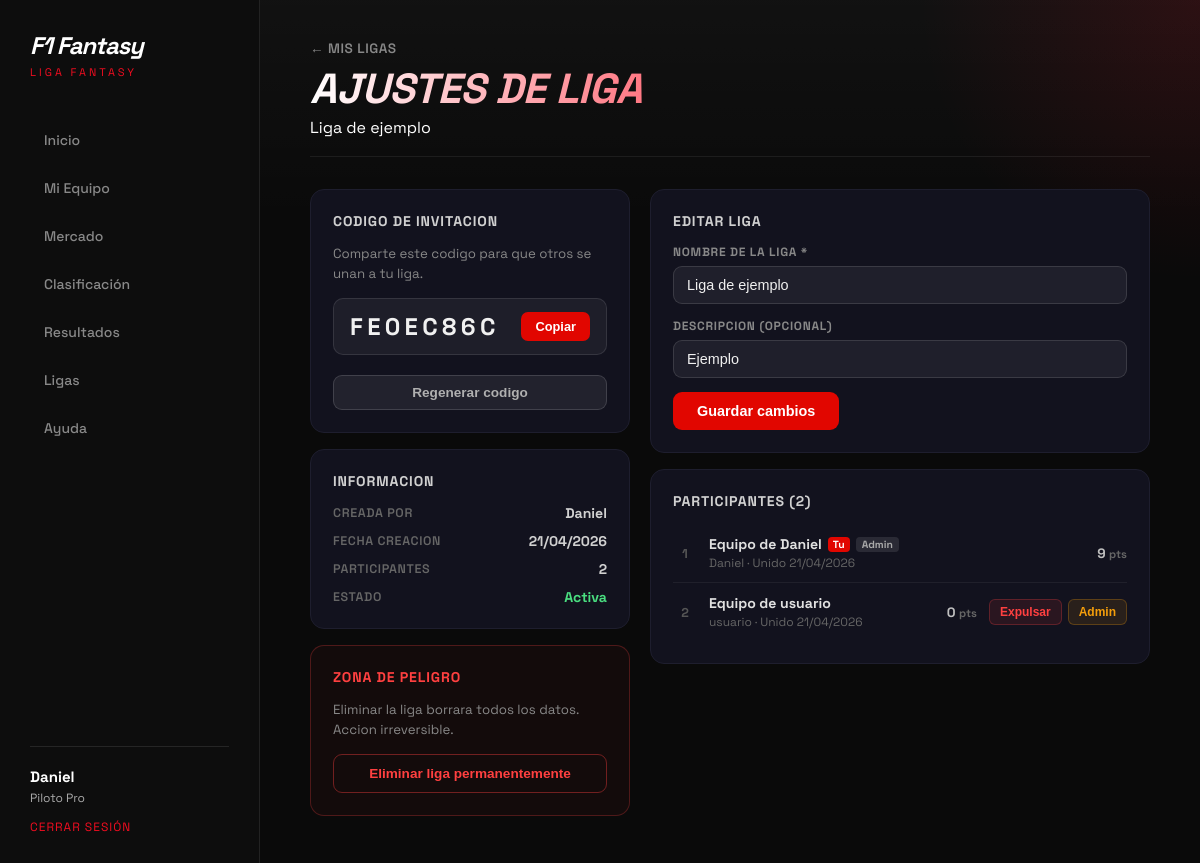
Page /ajustes_liga.php?liga=1 (signed in) on the committed database.
### tables this page shows
CREATE TABLE `ligas` (
  `id_liga` int NOT NULL,
  `nombre` varchar(100) NOT NULL,
  `descripcion` varchar(255) DEFAULT NULL,
  `codigo_invitacion` varchar(10) NOT NULL,
  `id_creador` int NOT NULL COMMENT 'id_usuario del creador',
  `fecha_creacion` datetime DEFAULT CURRENT_TIMESTAMP,
  `activa` tinyint(1) DEFAULT '1'
);

CREATE TABLE `usuarios` (
  `id_usuario` int NOT NULL,
  `nombre` varchar(100) NOT NULL,
  `correo` varchar(150) NOT NULL,
  `contrasena_hash` varchar(255) NOT NULL,
  `fecha_registro` datetime DEFAULT CURRENT_TIMESTAMP,
  `rol` enum('admin','usuario') NOT NULL DEFAULT 'usuario'
);

CREATE TABLE `equipos_fantasy` (
  `id_equipo` int NOT NULL,
  `id_usuario` int NOT NULL,
  `nombre_equipo` varchar(100) NOT NULL,
  `presupuesto` int DEFAULT '40000000',
  `fecha_creacion` datetime DEFAULT CURRENT_TIMESTAMP,
  `puntos_jornada` int DEFAULT '0' COMMENT 'Puntos en la última carrera',
  `cambios_disponibles` int DEFAULT '3' COMMENT 'Cambios gratuitos restantes',
  `cambios_usados` int DEFAULT '0' COMMENT 'Cambios usados esta ventana'
);

### private/funciones_auth.php (called while the page is built, shortened)
<?php
function obtenerOCrearEquipo(int $idUsuario, PDO $pdo): array
{
    $stmt = $pdo->prepare(
        "SELECT id_equipo, nombre_equipo, presupuesto
           FROM equipos_fantasy
          WHERE id_usuario = ?
          LIMIT 1"
    );
    $stmt->execute([$idUsuario]);
    $equipo = $stmt->fetch();
    return $equipo;
}

### public/ajustes_liga.php (the view, shortened to what this page needs)
<?php
require_once __DIR__ . '/../private/funciones_auth.php';
$pdo       = getDB();
$idUsuario = (int) $_SESSION['id_usuario'];
$equipo   = obtenerOCrearEquipo($idUsuario, $pdo);
$idEquipo = (int) $equipo['id_equipo'];
$idLiga = (int) ($_GET['liga'] ?? 0);
$stmtL = $pdo->prepare("SELECT l.*, u.nombre AS nombre_creador FROM ligas l JOIN usuarios u ON u.id_usuario = l.id_creador WHERE l.id_liga = ?");
$stmtL->execute([$idLiga]);
$liga = $stmtL->fetch();
$esCreador = ((int)$liga['id_creador'] === $idUsuario);
$stmtMiembros = $pdo->prepare("SELECT ef.id_equipo, ef.nombre_equipo, u.nombre AS nombre_usuario, u.id_usuario, COALESCE(SUM(pf.puntos), 0) AS puntos_totales, lm.fecha_union FROM liga_miembros lm JOIN equipos_fantasy ef ON ef.id_equipo = lm.id_equipo JOIN usuarios u ON u.id_usuario = ef.id_usuario LEFT JOIN puntos_fantasy pf ON pf.id_equipo = ef.id_equipo WHERE lm.id_liga = ? GROUP BY ef.id_equipo, ef.nombre_equipo, u.nombre, u.id_usuario, lm.fecha_union ORDER BY puntos_totales DESC");
$stmtMiembros->execute([$idLiga]);
$miembros = $stmtMiembros->fetchAll();
include __DIR__ . '/../private/header.php';
?>
<div class="encabezado">
    <p class="panel"><a href="ligas.php" class="volver-link">&larr; Mis Ligas</a></p>
    <h2>AJUSTES DE LIGA</h2>
    <p class="subtitulo"><?= htmlspecialchars($liga['nombre']) ?></p>
</div>
<div class="aj-grid">
    <div class="aj-col-left">
        <div class="aj-card">
            <h3 class="aj-card-titulo">Codigo de Invitacion</h3>
            <p class="aj-card-desc">Comparte este codigo para que otros se unan a tu liga.</p>
            <div class="aj-codigo-box">
                <span class="aj-codigo" id="ajCodigo"><?= htmlspecialchars($liga['codigo_invitacion']) ?></span>
                <button class="aj-btn-copiar" onclick="copiarCodigo()">Copiar</button>
            </div>
            <?php if ($esCreador): ?>
            <form method="POST" onsubmit="return confirm('El codigo anterior dejara de funcionar. Continuar?')">
                <button type="submit" class="aj-btn-secundario" style="margin-top:10px">Regenerar codigo</button>
            </form>
            <?php endif; ?>
        </div>
        <div class="aj-card">
            <h3 class="aj-card-titulo">Informacion</h3>
            <div class="aj-info-lista">
                <div class="aj-info-fila"><span class="aj-info-label">Creada por</span><span class="aj-info-val"><?= htmlspecialchars($liga['nombre_creador']) ?></span></div>
                <div class="aj-info-fila"><span class="aj-info-label">Fecha creacion</span><span class="aj-info-val"><?= date('d/m/Y', strtotime($liga['fecha_creacion'])) ?></span></div>
                <div class="aj-info-fila"><span class="aj-info-label">Participantes</span><span class="aj-info-val"><?= count($miembros) ?></span></div>
                <div class="aj-info-fila"><span class="aj-info-label">Estado</span><span class="aj-info-val" style="color:<?= $liga['activa'] ? '#4ade80' : '#888' ?>"><?= $liga['activa'] ? 'Activa' : 'Inactiva' ?></span></div>
            </div>
        </div>
        <?php if ($esCreador): ?>
        <div class="aj-card aj-card-danger">
            <h3 class="aj-card-titulo" style="color:#ff4040;">Zona de Peligro</h3>
            <p class="aj-card-desc">Eliminar la liga borrara todos los datos. Accion irreversible.</p>
            <form method="POST" onsubmit="return confirm('Eliminar la liga permanentemente? No se puede deshacer.')">
                <button type="submit" class="aj-btn-danger">Eliminar liga permanentemente</button>
            </form>
        </div>
        <?php endif; ?>
    </div>
    <div class="aj-col-right">
        <?php if ($esCreador): ?>
        <div class="aj-card">
            <h3 class="aj-card-titulo">Editar Liga</h3>
            <form method="POST" class="aj-form">
                <div class="aj-field">
                    <label>Nombre de la liga *</label>
                    <input type="text" name="nombre" maxlength="100" required value="<?= htmlspecialchars($liga['nombre']) ?>">
                </div>
                <div class="aj-field">
                    <label>Descripcion (opcional)</label>
                    <input type="text" name="descripcion" maxlength="255" placeholder="Una frase sobre tu liga..." value="<?= htmlspecialchars($liga['descripcion'] ?? '') ?>">
                </div>
                <button type="submit" class="aj-btn-guardar">Guardar cambios</button>
            </form>
        </div>
        <?php endif; ?>
        <div class="aj-card">
            <h3 class="aj-card-titulo">Participantes (<?= count($miembros) ?>)</h3>
            <div class="aj-miembros-lista">
                <?php foreach ($miembros as $i => $m):
                    $esMio      = (int)$m['id_equipo'] === $idEquipo;
                    $esFundador = (int)$m['id_usuario'] === (int)$liga['id_creador'];
                ?>
                <div class="aj-miembro-fila">
                    <div class="aj-miembro-pos"><?= $i + 1 ?></div>
                    <div class="aj-miembro-info">
                        <div class="aj-miembro-nombre">
                            <?= htmlspecialchars($m['nombre_equipo']) ?>
                            <?php if ($esMio): ?><span class="aj-badge-yo">Tu</span><?php endif; ?>
                            <?php if ($esFundador): ?><span class="aj-badge-creador2">Admin</span><?php endif; ?>
                        </div>
                        <div class="aj-miembro-sub"><?= htmlspecialchars($m['nombre_usuario']) ?> &middot; Unido <?= date('d/m/Y', strtotime($m['fecha_union'])) ?></div>
                    </div>
                    <div class="aj-miembro-pts"><?= number_format($m['puntos_totales'], 0, ',', '.') ?> <small>pts</small></div>
                    <?php if ($esCreador && !$esMio && !$esFundador): ?>
                    <div class="aj-miembro-acciones">
                        <form method="POST" onsubmit="return confirm('Expulsar a <?= htmlspecialchars(addslashes($m['nombre_usuario'])) ?> de la liga?')" style="margin:0">
                            <button type="submit" class="aj-btn-expulsar" title="Expulsar">Expulsar</button>
                        </form>
                        <button type="button" class="aj-btn-transferir" title="Transferir admin" onclick="abrirTransferir(<?= (int)$m['id_equipo'] ?>, '<?= htmlspecialchars(addslashes($m['nombre_usuario'])) ?>')">Admin</button>
                    </div>
                    <?php endif; ?>
                </div>
                <?php endforeach; ?>
            </div>
        </div>
    </div>
</div>
<link rel="stylesheet" href="../css/ajustes_liga.css">
<?php include __DIR__ . '/../private/footer.php'; ?>

### rows in the picture
ligas: nombre "Liga de ejemplo", codigo_invitacion "FE0EC86C", id_creador.nombre "Daniel", fecha_creacion "21/04/2026", descripcion "Ejemplo"
equipos_fantasy: nombre_equipo "Equipo de Daniel", shows "Tu", shows "Admin", id_usuario.nombre "Daniel", fecha_union "21/04/2026", puntos_totales "9"
equipos_fantasy: nombre_equipo "Equipo de usuario", id_usuario.nombre "usuario", fecha_union "21/04/2026", puntos_totales "0"

### other values in the picture
$_SESSION['nombre'] "Daniel"
count($miembros) "2"
